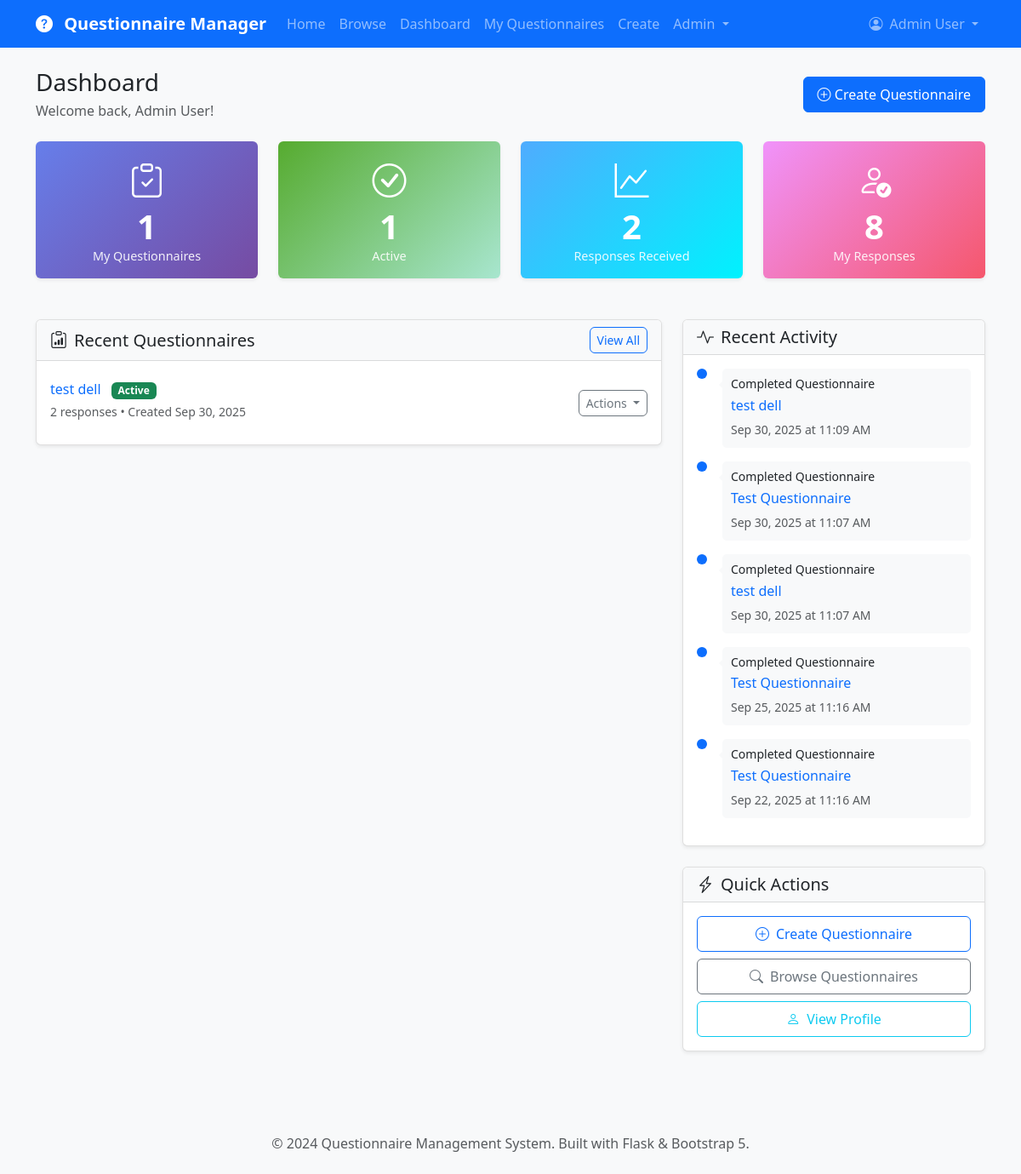
The page /dashboard (signed in) on the database as committed earlier.
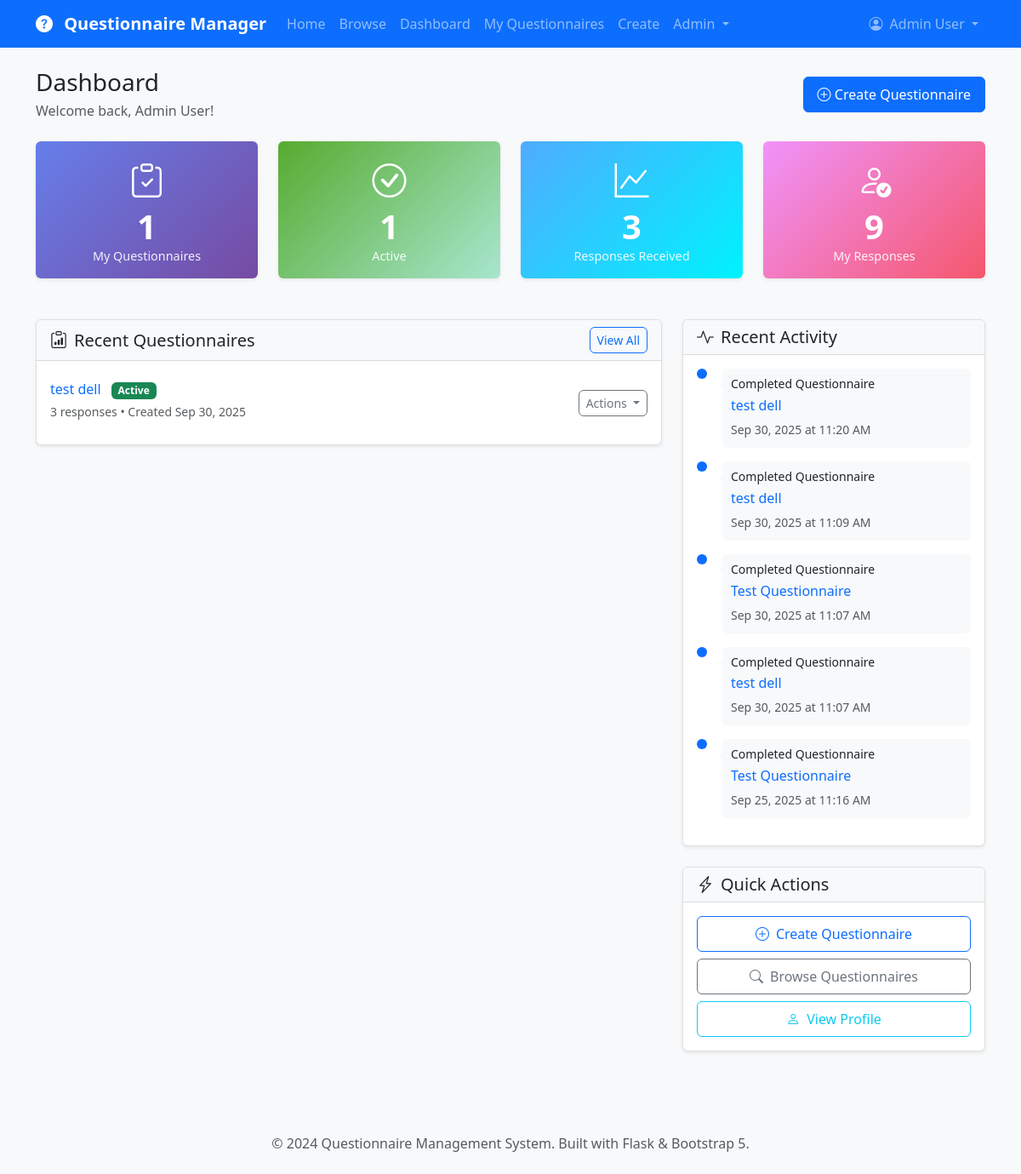
The same page on the database as committed later.
### app/models.py (models this page shows, shortened)
class Questionnaire(db.Model):
    __tablename__ = 'questionnaires'
    id = db.Column(db.Integer, primary_key=True)
    title = db.Column(db.String(200), nullable=False)
    description = db.Column(db.Text)
    creator_id = db.Column(db.Integer, db.ForeignKey('users.id'), nullable=False)
    is_active = db.Column(db.Boolean, default=True)
    allow_anonymous = db.Column(db.Boolean, default=False)
    multiple_submissions = db.Column(db.Boolean, default=False)
    created_at = db.Column(db.DateTime, index=True, default=datetime.utcnow)
    updated_at = db.Column(db.DateTime, default=datetime.utcnow, onupdate=datetime.utcnow)
    questions = db.relationship('Question', backref='questionnaire', lazy='dynamic',
                              cascade='all, delete-orphan', order_by='Question.order')
    responses = db.relationship('Response', backref='questionnaire', lazy='dynamic',
                              cascade='all, delete-orphan')
    def get_total_responses(self):
        return self.responses.filter_by(is_complete=True).count()

class Response(db.Model):
    __tablename__ = 'responses'
    id = db.Column(db.Integer, primary_key=True)
    questionnaire_id = db.Column(db.Integer, db.ForeignKey('questionnaires.id'), nullable=False)
    user_id = db.Column(db.Integer, db.ForeignKey('users.id'), nullable=True)  # Nullable for anonymous
    session_id = db.Column(db.String(255))  # For anonymous users
    is_complete = db.Column(db.Boolean, default=False)
    submitted_at = db.Column(db.DateTime, index=True, default=datetime.utcnow)
    updated_at = db.Column(db.DateTime, default=datetime.utcnow, onupdate=datetime.utcnow)
    answers = db.relationship('Answer', backref='response', lazy='dynamic', cascade='all, delete-orphan')

### app/main/routes.py (the view)
@bp.route('/dashboard')
@login_required
def dashboard():
    user_questionnaires = current_user.created_questionnaires.order_by(desc(Questionnaire.created_at)).limit(5).all()
    user_responses = current_user.responses.order_by(desc(Response.submitted_at)).limit(5).all()
    stats = {
        'total_questionnaires': current_user.created_questionnaires.count(),
        'active_questionnaires': current_user.created_questionnaires.filter_by(is_active=True).count(),
        'total_responses_received': db.session.query(Response).join(Questionnaire).filter(
            Questionnaire.creator_id == current_user.id,
            Response.is_complete == True
        ).count(),
        'my_responses': current_user.responses.filter_by(is_complete=True).count()
    }
    return render_template('main/dashboard.html',
                         title='Dashboard',
                         user_questionnaires=user_questionnaires,
                         user_responses=user_responses,
                         stats=stats)

### app/models.py (called while the page is built)
@login_manager.user_loader
def load_user(user_id):
    return User.query.get(int(user_id))

    def get_full_name(self):
        if self.first_name and self.last_name:
            return f"{self.first_name} {self.last_name}"
        return self.username

    def is_admin(self):
        return self.role == 'admin'

### app/templates/main/dashboard.html (shortened to what the changed rows need)
{% extends "base.html" %}
{% block content %}
<div class="d-flex justify-content-between align-items-center mb-4">
    <div>
        <h1 class="h3 mb-1">Dashboard</h1>
    </div>
</div>
<div class="row mb-4">
    <div class="col-lg-3 col-md-6 mb-4">
        <div class="card stat-card info h-100">
            <div class="card-body text-center">
                <i class="bi bi-graph-up fs-1 mb-3"></i>
                <h3 class="stat-number">{{ stats.total_responses_received }}</h3>
                <p class="stat-label">Responses Received</p>
            </div>
        </div>
    </div>
    <div class="col-lg-3 col-md-6 mb-4">
        <div class="card stat-card warning h-100">
            <div class="card-body text-center">
                <i class="bi bi-person-check fs-1 mb-3"></i>
                <h3 class="stat-number">{{ stats.my_responses }}</h3>
                <p class="stat-label">My Responses</p>
            </div>
        </div>
    </div>
</div>
<div class="row">
    <div class="col-lg-8 mb-4">
        <div class="card">
            <div class="card-body">
                {% if user_questionnaires %}
                    <div class="list-group list-group-flush">
                        {% for questionnaire in user_questionnaires %}
                            <div class="list-group-item d-flex justify-content-between align-items-center px-0">
                                <div>
                                    <h6 class="mb-1">
                                        <a href="{{ url_for('main.view_questionnaire', id=questionnaire.id) }}"
                                           class="text-decoration-none">
                                            {{ questionnaire.title }}
                                        </a>
                                        {% if questionnaire.is_active %}
                                            <span class="badge bg-success ms-2">Active</span>
                                        {% else %}
                                            <span class="badge bg-secondary ms-2">Inactive</span>
                                        {% endif %}
                                    </h6>
                                    <p class="mb-1 text-muted small">
                                        {{ questionnaire.get_total_responses() }} responses •
                                        Created {{ questionnaire.created_at.strftime('%b %d, %Y') }}
                                    </p>
                                </div>
                                <div class="dropdown">
                                    <button class="btn btn-sm btn-outline-secondary dropdown-toggle"
                                            data-bs-toggle="dropdown">
                                        Actions
                                    </button>
                                </div>
                            </div>
                        {% endfor %}
                    </div>
                {% endif %}
            </div>
        </div>
    </div>
    <div class="col-lg-4 mb-4">
        <div class="card">
            <div class="card-body">
                {% if user_responses %}
                    <div class="timeline">
                        {% for response in user_responses %}
                            <div class="timeline-item mb-3">
                                <div class="timeline-marker bg-primary"></div>
                                <div class="timeline-content">
                                    <h6 class="mb-1 small">Completed Questionnaire</h6>
                                    <p class="mb-1">
                                        <a href="{{ url_for('main.view_questionnaire', id=response.questionnaire.id) }}"
                                           class="text-decoration-none">
                                            {{ response.questionnaire.title }}
                                        </a>
                                    </p>
                                    <small class="text-muted">
                                        {{ response.submitted_at.strftime('%b %d, %Y at %I:%M %p') }}
                                    </small>
                                </div>
                            </div>
                        {% endfor %}
                    </div>
                {% else %}
                    <div class="text-center py-4">
                        <i class="bi bi-clock-history text-muted" style="font-size: 2rem;"></i>
                        <p class="text-muted mt-2 mb-0">No recent activity</p>
                    </div>
                {% endif %}
            </div>
        </div>
    </div>
</div>
{% endblock %}

Rows that differ between the two databases and show on the page:
no longer on this page (row unchanged): Response: questionnaire "Test Questionnaire", submitted_at "Sep 22, 2025 at 11:16 AM"
computed for Questionnaire "test dell": get_total_responses "2" → "3"
added Response: questionnaire "test dell", submitted_at "Sep 30, 2025 at 11:20 AM"
Other text that changed with them:
{{ stats.total_responses_received }}: "2" → "3"
{{ stats.my_responses }}: "8" → "9"
